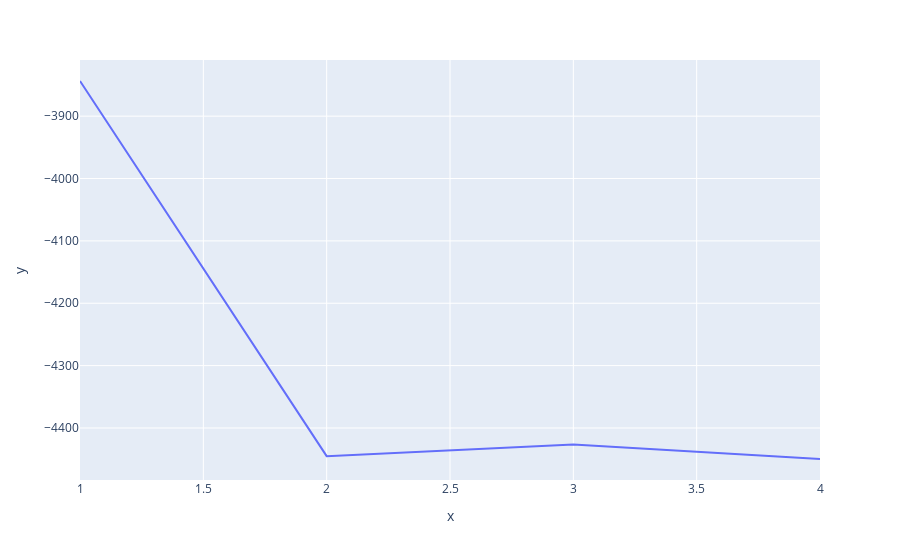

Here is the notebook cell this chart was saved with:
### Code cell
f = np.asarray([x[1] for x in freqs])
components = list(range(1,5))
bic = []
for i in components:
    bic.append(GaussianMixture(n_components=i, random_state=0).fit(f).bic(f))

px.line(x=components,y=bic)

### Figure 1 — Plotly figure (JSON) as saved in the notebook; plotly's stock layout.template omitted (floating-point values rounded to 4 significant figures)
{"data": [{"hovertemplate": "x=%{x}<br>y=%{y}<extra></extra>", "legendgroup": "", "line": {"color": "#636efa", "dash": "solid"}, "mode": "lines", "name": "", "orientation": "v", "showlegend": false, "type": "scatter", "x": [1, 2, 3, 4], "xaxis": "x", "y": [-3844.0, -4445.0, -4426.0, -4450.0], "yaxis": "y"}], "layout": {"legend": {"tracegroupgap": 0}, "margin": {"t": 60}, "xaxis": {"anchor": "y", "domain": [0, 1], "title": {"text": "x"}}, "yaxis": {"anchor": "x", "domain": [0, 1], "title": {"text": "y"}}}}
